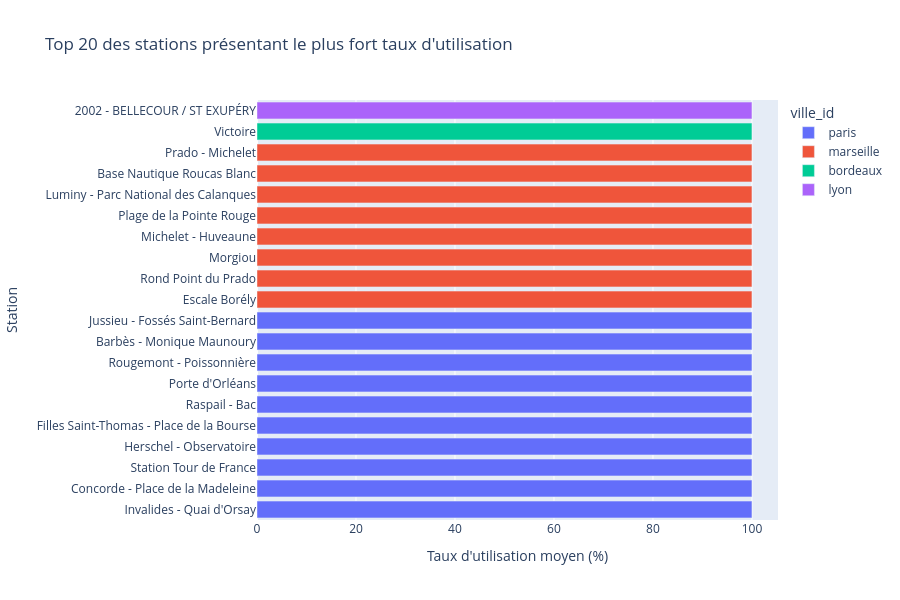

Write notebook code for a chart like this one.
### Markdown cell above
## Question 1 : Quelles stations présentent le plus fort taux d’utilisation ?

### Code cell
if USE_CLICKHOUSE:
    top_stations = wh.query_df('''
        SELECT
            ville_id,
            station_name,
            capacite_moyenne,
            round(taux_utilisation_moyen * 100, 1) AS taux_utilisation_pct,
            volatilite_velos,
            amplitude_velos,
            nb_releves
        FROM urbanhub.v_velo_utilisation_stations
        ORDER BY taux_utilisation_moyen DESC, volatilite_velos DESC, capacite_moyenne DESC
        LIMIT 20
    ''')
else:
    top_stations = top_utilisation_stations(df_local, top_n=20)

fig1 = px.bar(
    top_stations.sort_values('taux_utilisation_pct'),
    x='taux_utilisation_pct',
    y='station_name',
    color='ville_id',
    orientation='h',
    hover_data=['capacite_moyenne', 'volatilite_velos', 'amplitude_velos', 'nb_releves'],
    title="Top 20 des stations présentant le plus fort taux d'utilisation",
    labels={'taux_utilisation_pct': "Taux d'utilisation moyen (%)", 'station_name': 'Station'},
    height=600,
)
fig1.show()
top_stations

### Figure 1 — Plotly figure (JSON) as saved in the notebook; plotly's stock layout.template omitted (floating-point values rounded to 4 significant figures)
{"data": [{"customdata": [[400.0, 0.0, 0.0, 3.0], [400.0, 0.0, 0.0, 3.0], [200.0, 0.0, 0.0, 3.0], [56.0, 0.0, 0.0, 3.0], [54.0, 0.0, 0.0, 3.0], [52.0, 0.0, 0.0, 3.0], [47.0, 0.0, 0.0, 3.0], [44.0, 0.0, 0.0, 3.0], [40.0, 0.0, 0.0, 3.0], [39.0, 0.0, 0.0, 3.0]], "hovertemplate": "ville_id=paris<br>Taux d'utilisation moyen (%)=%{x}<br>Station=%{y}<br>capacite_moyenne=%{customdata[0]}<br>volatilite_velos=%{customdata[1]}<br>amplitude_velos=%{customdata[2]}<br>nb_releves=%{customdata[3]}<extra></extra>", "legendgroup": "paris", "marker": {"color": "#636efa", "pattern": {"shape": ""}}, "name": "paris", "orientation": "h", "showlegend": true, "textposition": "auto", "type": "bar", "x": [100.0, 100.0, 100.0, 100.0, 100.0, 100.0, 100.0, 100.0, 100.0, 100.0], "xaxis": "x", "y": ["Invalides - Quai d'Orsay", "Concorde - Place de la Madeleine", "Station Tour de France", "Herschel - Observatoire", "Filles Saint-Thomas - Place de la Bourse", "Raspail - Bac", "Porte d'Orléans", "Rougemont - Poissonnière", "Barbès - Monique Maunoury", "Jussieu - Fossés Saint-Bernard"], "yaxis": "y"}, {"customdata": [[60.0, 0.0, 0.0, 4.0], [40.0, 0.0, 0.0, 4.0], [40.0, 0.0, 0.0, 4.0], [40.0, 0.0, 0.0, 4.0], [40.0, 0.0, 0.0, 4.0], [40.0, 0.0, 0.0, 4.0], [40.0, 0.0, 0.0, 4.0], [40.0, 0.0, 0.0, 4.0]], "hovertemplate": "ville_id=marseille<br>Taux d'utilisation moyen (%)=%{x}<br>Station=%{y}<br>capacite_moyenne=%{customdata[0]}<br>volatilite_velos=%{customdata[1]}<br>amplitude_velos=%{customdata[2]}<br>nb_releves=%{customdata[3]}<extra></extra>", "legendgroup": "marseille", "marker": {"color": "#EF553B", "pattern": {"shape": ""}}, "name": "marseille", "orientation": "h", "showlegend": true, "textposition": "auto", "type": "bar", "x": [100.0, 100.0, 100.0, 100.0, 100.0, 100.0, 100.0, 100.0], "xaxis": "x", "y": ["Escale Borély", "Rond Point du Prado", "Morgiou", "Michelet - Huveaune", "Plage de la Pointe Rouge", "Luminy - Parc National des Calanques", "Base Nautique Roucas Blanc", "Prado - Michelet"], "yaxis": "y"}, {"customdata": [[39.0, 0.0, 0.0, 4.0]], "hovertemplate": "ville_id=bordeaux<br>Taux d'utilisation moyen (%)=%{x}<br>Station=%{y}<br>capacite_moyenne=%{customdata[0]}<br>volatilite_velos=%{customdata[1]}<br>amplitude_velos=%{customdata[2]}<br>nb_releves=%{customdata[3]}<extra></extra>", "legendgroup": "bordeaux", "marker": {"color": "#00cc96", "pattern": {"shape": ""}}, "name": "bordeaux", "orientation": "h", "showlegend": true, "textposition": "auto", "type": "bar", "x": [100.0], "xaxis": "x", "y": ["Victoire"], "yaxis": "y"}, {"customdata": [[38.7, 0.0, 0.0, 3.0]], "hovertemplate": "ville_id=lyon<br>Taux d'utilisation moyen (%)=%{x}<br>Station=%{y}<br>capacite_moyenne=%{customdata[0]}<br>volatilite_velos=%{customdata[1]}<br>amplitude_velos=%{customdata[2]}<br>nb_releves=%{customdata[3]}<extra></extra>", "legendgroup": "lyon", "marker": {"color": "#ab63fa", "pattern": {"shape": ""}}, "name": "lyon", "orientation": "h", "showlegend": true, "textposition": "auto", "type": "bar", "x": [100.0], "xaxis": "x", "y": ["2002 - BELLECOUR / ST EXUPÉRY"], "yaxis": "y"}], "layout": {"barmode": "relative", "height": 600, "legend": {"title": {"text": "ville_id"}, "tracegroupgap": 0}, "title": {"text": "Top 20 des stations présentant le plus fort taux d'utilisation"}, "xaxis": {"anchor": "y", "domain": [0, 1], "title": {"text": "Taux d'utilisation moyen (%)"}}, "yaxis": {"anchor": "x", "domain": [0, 1], "title": {"text": "Station"}}}}
